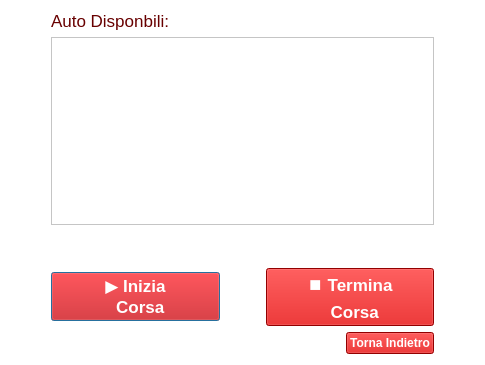
<?xml version="1.0" encoding="UTF-8"?>
<ui version="4.0">
 <class>Dialog</class>
 <widget class="QDialog" name="Dialog">
  <property name="geometry">
   <rect>
    <x>0</x>
    <y>0</y>
    <width>485</width>
    <height>365</height>
   </rect>
  </property>
  <property name="minimumSize">
   <size>
    <width>485</width>
    <height>365</height>
   </size>
  </property>
  <property name="maximumSize">
   <size>
    <width>485</width>
    <height>365</height>
   </size>
  </property>
  <property name="windowTitle">
   <string>Corsa</string>
  </property>
  <property name="windowIcon">
   <iconset>
    <normaloff>../../../Elegant logo.png</normaloff>../../../Elegant logo.png</iconset>
  </property>
  <property name="styleSheet">
   <string notr="true">background-color: rgb(255,255,255);</string>
  </property>
  <layout class="QGridLayout" name="gridLayout">
   <item row="0" column="1">
    <layout class="QVBoxLayout" name="verticalLayout_2">
     <item>
      <layout class="QVBoxLayout" name="verticalLayout">
       <item>
        <widget class="QLabel" name="label">
         <property name="font">
          <font>
           <pointsize>13</pointsize>
          </font>
         </property>
         <property name="styleSheet">
          <string notr="true">color: rgb(104,0,0);</string>
         </property>
         <property name="text">
          <string>Auto Disponbili:</string>
         </property>
        </widget>
       </item>
       <item>
        <widget class="QListWidget" name="listWidget">
         <property name="styleSheet">
          <string notr="true">background-color: rgb(255,255,255);</string>
         </property>
        </widget>
       </item>
       <item>
        <spacer name="verticalSpacer">
         <property name="orientation">
          <enum>Qt::Vertical</enum>
         </property>
         <property name="sizeHint" stdset="0">
          <size>
           <width>20</width>
           <height>40</height>
          </size>
         </property>
        </spacer>
       </item>
       <item>
        <layout class="QHBoxLayout" name="horizontalLayout">
         <item>
          <widget class="QPushButton" name="bottone_inizia_corsa">
           <property name="font">
            <font>
             <pointsize>13</pointsize>
             <weight>75</weight>
             <bold>true</bold>
            </font>
           </property>
           <property name="styleSheet">
            <string notr="true">font-size:20; color:white;background-color:rgb(204,0,0);</string>
           </property>
           <property name="text">
            <string>▶ Inizia
  Corsa</string>
           </property>
          </widget>
         </item>
         <item>
          <spacer name="horizontalSpacer">
           <property name="orientation">
            <enum>Qt::Horizontal</enum>
           </property>
           <property name="sizeType">
            <enum>QSizePolicy::Fixed</enum>
           </property>
           <property name="sizeHint" stdset="0">
            <size>
             <width>40</width>
             <height>20</height>
            </size>
           </property>
          </spacer>
         </item>
         <item>
          <widget class="QPushButton" name="bottone_termina_corsa">
           <property name="font">
            <font>
             <pointsize>13</pointsize>
             <weight>75</weight>
             <bold>true</bold>
            </font>
           </property>
           <property name="styleSheet">
            <string notr="true">font-size:20; color:white;background-color:rgb(204,0,0);
</string>
           </property>
           <property name="text">
            <string>⏹ Termina
  Corsa</string>
           </property>
           <property name="checkable">
            <bool>false</bool>
           </property>
          </widget>
         </item>
        </layout>
       </item>
      </layout>
     </item>
     <item>
      <layout class="QHBoxLayout" name="horizontalLayout_2">
       <item>
        <spacer name="horizontalSpacer_4">
         <property name="orientation">
          <enum>Qt::Horizontal</enum>
         </property>
         <property name="sizeHint" stdset="0">
          <size>
           <width>40</width>
           <height>20</height>
          </size>
         </property>
        </spacer>
       </item>
       <item>
        <widget class="QPushButton" name="back_button">
         <property name="font">
          <font>
           <weight>75</weight>
           <bold>true</bold>
          </font>
         </property>
         <property name="styleSheet">
          <string notr="true">font-size:20; color:white;background-color:rgb(204,0,0);
</string>
         </property>
         <property name="text">
          <string>Torna Indietro</string>
         </property>
        </widget>
       </item>
      </layout>
     </item>
    </layout>
   </item>
   <item row="0" column="0">
    <spacer name="horizontalSpacer_2">
     <property name="orientation">
      <enum>Qt::Horizontal</enum>
     </property>
     <property name="sizeType">
      <enum>QSizePolicy::Fixed</enum>
     </property>
     <property name="sizeHint" stdset="0">
      <size>
       <width>40</width>
       <height>20</height>
      </size>
     </property>
    </spacer>
   </item>
   <item row="0" column="2">
    <spacer name="horizontalSpacer_3">
     <property name="orientation">
      <enum>Qt::Horizontal</enum>
     </property>
     <property name="sizeType">
      <enum>QSizePolicy::Fixed</enum>
     </property>
     <property name="sizeHint" stdset="0">
      <size>
       <width>40</width>
       <height>20</height>
      </size>
     </property>
    </spacer>
   </item>
  </layout>
 </widget>
 <resources/>
 <connections/>
</ui>
